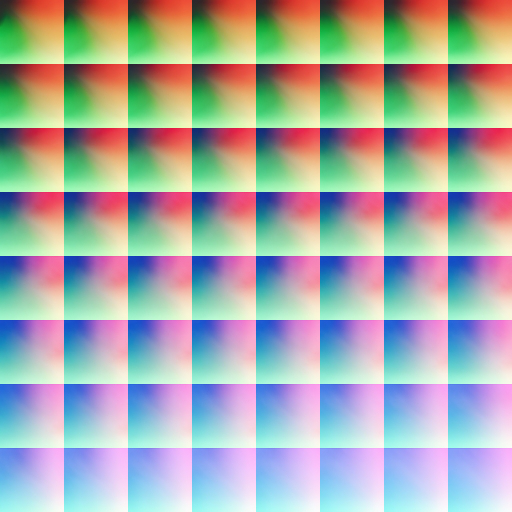
#> input picture filter_toast/resource/filter_resource/California/lookup.png, 512 x 512 px
$ python main.py
#> lines starting #> are read from the running program, lines starting #| are printed output that depends on the picture
import numpy as np
from PIL import Image
from typing import List


def foo(filter_path: str) -> None:
    lookup_filter = Image.open(filter_path)
    filter_bitmap = np.array(lookup_filter)

    sample_image = Image.open('../sample.png')
    # sample_image = Image.open('4x4.png')
    sample_bitmap = np.array(sample_image)

    target_bitmap = np.zeros(sample_bitmap.shape)

    is_debug_mode = False
    for i in range(target_bitmap.shape[0]):
        for j in range(target_bitmap.shape[1]):
            x = color_lookup(filter_bitmap, sample_bitmap[i][j], is_debug = is_debug_mode)
            target_bitmap[i, j] = x


    target_image = Image.fromarray(target_bitmap.astype('uint8')).convert('RGBA')
    target_image.save('a.png')

    # for i in range(63):
    # x = color_lookup(filter_bitmap, np.array([0, 0, 1, 0]), is_debug = is_debug_mode)

    print('x')


def apply_filter(filter_path: str, source_path: str, target_path: str) -> None:
#> called with source_path = 'filter_toast/resource/sample.png', target_path = 'filter_toast/output/California.png'
    lookup_filter = Image.open(filter_path)
#> lookup_filter is the input picture: PIL image 512x512 RGB; mean R, G, B 166.9, 170.9, 168.8
    filter_bitmap = np.array(lookup_filter)

    sample_image = Image.open(source_path)
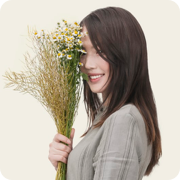
#> input picture filter_toast/resource/sample.png, 180 x 180 px, found by its file name
#> sample_image is the input picture: PIL image 180x180 RGBA; mean R, G, B, A 183.2, 174.3, 161.1, 254
    sample_bitmap = np.array(sample_image)

    target_bitmap = np.zeros(sample_bitmap.shape)

    is_debug_mode = False
    for i in range(target_bitmap.shape[0]):
        for j in range(target_bitmap.shape[1]):
            x = color_lookup(filter_bitmap, sample_bitmap[i][j], is_debug = is_debug_mode)
            target_bitmap[i, j] = x
#> this loop made 180 passes
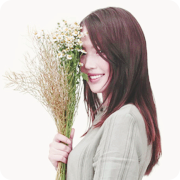
#> target_bitmap: shape (180, 180, 4) float64; mean R, G, B, A 203.6, 195.4, 190.3, 254; transparent parts drawn white


    target_image = Image.fromarray(target_bitmap.astype('uint8')).convert('RGBA')
    target_image.save(target_path)


def color_lookup(lookup_table: np.array, color: np.array, is_debug: bool = False) -> np.array:
    origin_r = color[0]
    origin_g = color[1]
    origin_b = color[2]
    origin_a = color[3]

    lookup_block_x = origin_b // 4 // 8
    lookup_block_y = origin_b // 4 % 8

    lookup_coordinates_offset_x = lookup_block_x * 64
    lookup_coordinates_offset_y = lookup_block_y * 64

    lookup_coordinates_x = lookup_coordinates_offset_x + origin_r // 4
    lookup_coordinates_y = lookup_coordinates_offset_y + origin_g // 4

    target_color = lookup_table[lookup_coordinates_x][lookup_coordinates_y]
    target_color_with_alpha_channel = np.zeros((1,4))[0]
    target_color_with_alpha_channel[0] = target_color[1]  # 为啥反了呢…………
    target_color_with_alpha_channel[1] = target_color[0]
    target_color_with_alpha_channel[2] = target_color[2]
    target_color_with_alpha_channel[3] = origin_a

    if is_debug:
        print('in {} \t out: {} \t block position: ({}, {})'.format(color, target_color_with_alpha_channel, lookup_block_x, lookup_block_y))

    return target_color_with_alpha_channel


if __name__ == '__main__':
    # filter_path = '../filter_resource/Identity/lookup.png'
    # foo(filter_path)


    filter_resource_pattern = 'filter_toast/resource/filter_resource/*'
    import glob
    import os.path

    sample = 'filter_toast/resource/sample.png'
    for filter_path in glob.glob(filter_resource_pattern):
        print('processing %s' % filter_path)
        filter_name = os.path.split(filter_path)[-1]
        filter_resource = os.path.join(filter_path, 'lookup.png')
        apply_filter(filter_resource, sample, 'filter_toast/output/' + filter_name + '.png')
#> pass 2 of the loop `for filter_path in glob.glob(filter_resource_pattern):`:
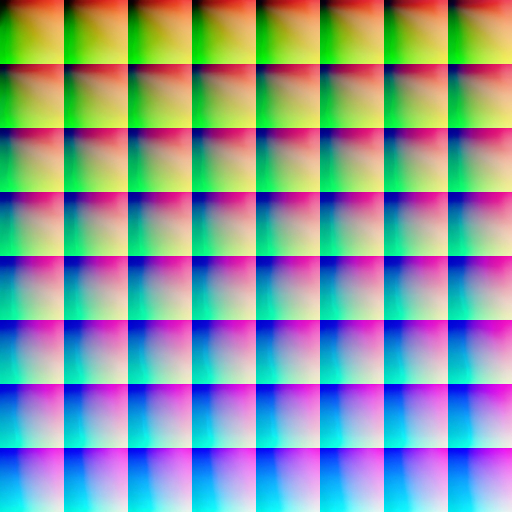
#> input picture filter_toast/resource/filter_resource/Cream/lookup.png, 512 x 512 px
#> in apply_filter, lookup_filter is the input picture: PIL image 512x512 RGB; mean R, G, B 136.5, 152.5, 156.8
#> after the loop in apply_filter (call 2), `for i in range(target_bitmap.shape[0]):`:
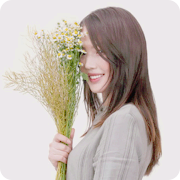
#> target_bitmap: shape (180, 180, 4) float64; mean R, G, B, A 196.6, 186.8, 180.5, 254; transparent parts drawn white
#> pass 3 of the loop `for filter_path in glob.glob(filter_resource_pattern):`:
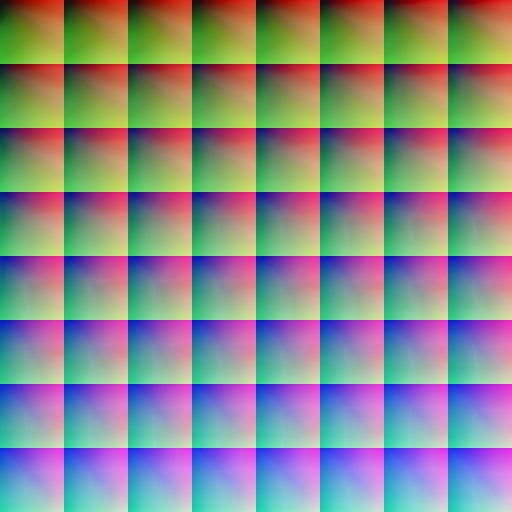
#> input picture filter_toast/resource/filter_resource/Grey/lookup.png, 512 x 512 px
#> in apply_filter, lookup_filter is the input picture: PIL image 512x512 RGB; mean R, G, B 137.3, 137.5, 137.9
#> after the loop in apply_filter (call 3), `for i in range(target_bitmap.shape[0]):`:
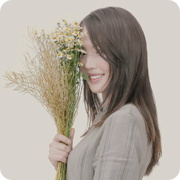
#> target_bitmap: shape (180, 180, 4) float64; mean R, G, B, A 174.6, 166.1, 155.8, 254; transparent parts drawn white
